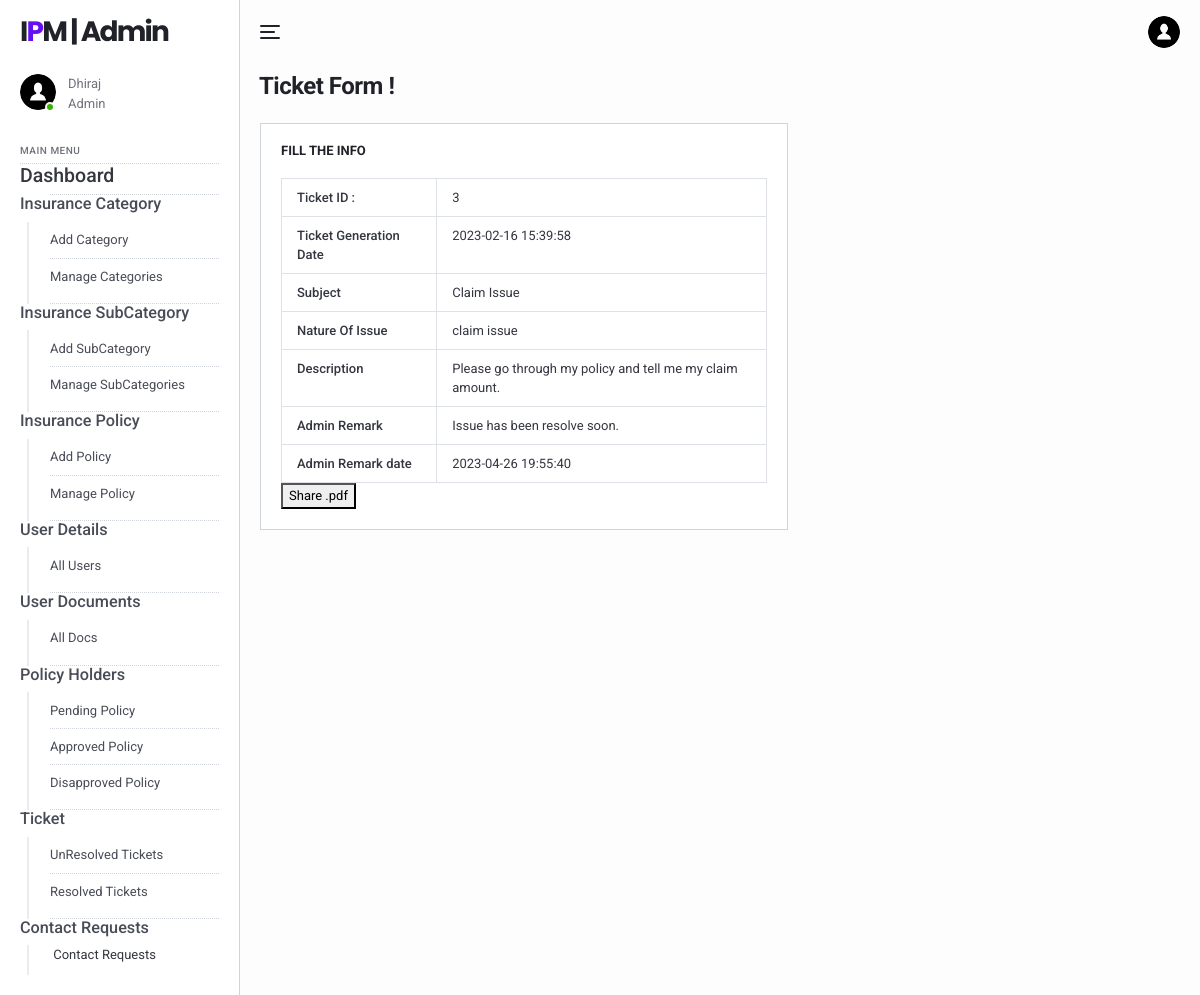
The page /ipm/admin/view-ticket.php?aticid=3 (signed in) on the database its author committed.
### tables this page shows
CREATE TABLE `tblimsadmin` (
  `ID` int(11) NOT NULL,
  `AdminName` varchar(120) DEFAULT NULL,
  `AdminUsername` varchar(45) DEFAULT NULL,
  `Password` varchar(45) DEFAULT NULL,
  `AdminRegdate` timestamp NULL DEFAULT current_timestamp()
);

CREATE TABLE `tblticket` (
  `ID` int(11) NOT NULL,
  `UserId` varchar(25) DEFAULT NULL,
  `Subject` varchar(45) DEFAULT NULL,
  `NatureofIssue` varchar(120) DEFAULT NULL,
  `Description` varchar(120) DEFAULT NULL,
  `AdminRemark` varchar(120) DEFAULT NULL,
  `TicketGenerationDate` timestamp NULL DEFAULT current_timestamp(),
  `AdminRemarkdate` timestamp NULL DEFAULT NULL ON UPDATE current_timestamp()
);

### ipm/admin/view-ticket.php (the view, shortened to what this page needs)
<?php
include('includes/dbconnection.php');
    if (strlen($_SESSION['aid']==0)) {
  header('location:logout.php');
  } else{
  ?>
<!DOCTYPE html>
<html lang="en">
  <head>
    <link href="../lib/fontawesome-free/css/all.min.css" rel="stylesheet">
    <link href="../lib/ionicons/css/ionicons.min.css" rel="stylesheet">
    <link href="../lib/typicons.font/typicons.css" rel="stylesheet">
    <link href="../lib/morris.js/morris.css" rel="stylesheet">
    <link href="../lib/flag-icon-css/css/flag-icon.min.css" rel="stylesheet">
    <link href="../lib/jqvmap/jqvmap.min.css" rel="stylesheet">
    <link rel="stylesheet" href="../css/azia.css">
  </head>
  <body class="az-body az-body-sidebar">
<?php include_once('includes/sidebar.php');?>
    <div class="az-content az-content-dashboard-two">
<?php include_once('includes/header.php');?>
      <div class="az-content-header d-block d-md-flex">
        <div>
          <h2 class="az-content-title mg-b-5 mg-b-lg-8">Ticket Form !</h2>
        </div>
      </div>
      <div class="az-content-body">
        <div class="row row-sm mg-b-20 mg-lg-b-0">
          <div class="col-md-12 col-xl-7">
            <div class="card card-table-two">
              <h6 class="card-title"> Fill the Info</h6>
            <form method="post">
         <?php
$cid=$_GET['aticid'];
$ret=mysqli_query($con,"select * from tblticket where ID='$cid'");
while ($row=mysqli_fetch_array($ret)) {
?>
<table border="1" class="table table-bordered mg-b-0">
  <tr>
    <th>Ticket ID :</th>
    <td><?php  echo $row['ID'];?></td>
  </tr>
   <tr>
    <th>Ticket Generation Date</th>
    <td><?php  echo $row['TicketGenerationDate'];?></td>
  </tr>
<tr>
    <th>Subject</th>
    <td><?php  echo $row['Subject'];?></td>
  </tr>
<tr>
    <th>Nature Of Issue</th>
    <td><?php  echo $row['NatureofIssue'];?></td>
  </tr>
  <tr>
    <th>Description</th>
    <td><?php  echo $row['Description'];?></td>
  </tr>
<?php if($row['AdminRemark']==""){ ?>
<form method="post">
<tr>
    <th>Admin Remark :</th>
    <td>
    <textarea name="description" placeholder="Desribe  your Issue" rows="12" cols="14" class="form-control wd-450" required="true"></textarea></td>
  </tr>
  <tr align="center">
    <td colspan="2"><button type="submit" name="submit" class="btn btn-az-primary pd-x-20">Update</button></td>
  </tr>
  </form>
<?php } else { ?>
<tr>
    <th>Admin Remark</th>
    <td><?php echo $row['AdminRemark']; ?></td>
  </tr>
<tr>
<th>Admin Remark date</th>
<td>
<?php echo $row['AdminRemarkdate']; ?>
  </td>
  </tr>
  <?php } ?>
</table>
<button onclick="window.print()">Share .pdf</button>
<?php } ?>
</body>
</html>
<?php } ?>

### ipm/admin/includes/sidebar.php (shortened to what this page needs)
<div class="az-sidebar">
    <div class="az-sidebar-header">
      <a href="#" class="az-logo">I<span>P</span>M | Admin</a>
    </div>
    <div class="az-sidebar-loggedin">
      <div class="az-img-user online"><img src="../img/user.png" alt=""></div>
      <div class="media-body">
                    <?php
                    $adminid=$_SESSION['aid'];
                    $ret=mysqli_query($con,"select AdminName from tblimsadmin where ID='$adminid'");
                    $row=mysqli_fetch_array($ret);
                    $name=$row['AdminName'];
                    ?>
                <span><?php echo $name; ?></span>
        <span>Admin</span>
      </div>
    </div>
    <div class="az-sidebar-body">
      <ul class="nav">
        <li class="nav-label">Main Menu</li>
          <li class="nav-item show">
          <a href="dashboard.php" class="text-dark"><h4>Dashboard</h4></a>
        </li>
        <li class="nav-item show">
          <h5>Insurance Category</h5>
          <nav class="nav-sub">
            <a href="add-category.php" class="nav-sub-link">Add Category</a>
            <a href="manage-categories.php" class="nav-sub-link">Manage Categories</a>
          </nav>
        </li>
        <li class="nav-item show">
          <h5>Insurance SubCategory</h5>
          <nav class="nav-sub">
            <a href="add-subcategory.php" class="nav-sub-link">Add SubCategory</a>
            <a href="manage-subcategories.php" class="nav-sub-link">Manage SubCategories</a>
          </nav>
        <li class="nav-item show">
          <h5>Insurance Policy</h5>
          <nav class="nav-sub">
            <a href="policyform.php" class="nav-sub-link">Add Policy</a>
            <a href="manage-policyform.php" class="nav-sub-link">Manage Policy</a>
          </nav>
        </li>
        <li class="nav-item show">
          <h5>User Details</h5>
          <nav class="nav-sub">
            <a href="user-detail.php" class="nav-sub-link">All Users</a>
          </nav>
        </li>
        <li class="nav-item show">
          <h5>User Documents</h5>
          <nav class="nav-sub">
            <a href="user-docs.php" class="nav-sub-link">All Docs</a>
          </nav>
        </li>
        <li class="nav-item show">
          <h5>Policy Holders</h5>
          <nav class="nav-sub">
            <a href="pending-policy.php" class="nav-sub-link">Pending Policy</a>
          <a href="approve-policy.php" class="nav-sub-link">Approved Policy</a>
          <a href="disapprove-policy.php" class="nav-sub-link">Disapproved Policy</a>
          </nav>
        </li>
        <li class="nav-item show">
          <h5>Ticket</h5>
          <nav class="nav-sub">
            <a href="unresolved-tickets.php" class="nav-sub-link">UnResolved Tickets</a>
            <a href="resolved-tickets.php" class="nav-sub-link">Resolved Tickets</a>
          </nav>
        </li>
        <li class="nav-item show">
          <h5>Contact Requests</h5>
          <nav class="nav-sub">
            <a href="contact_request.php">
              <span class="nav-link-text text-dark">Contact Requests</span>
            </a>
          </nav>
        </li>
      </ul>
    </div>
  </div>

### ipm/admin/includes/header.php (shortened to what this page needs)
<div class="az-header">
       <div class="container-fluid">
         <div class="az-header-left">
           <a href="" id="azSidebarToggle" class="az-header-menu-icon"><span></span></a>
         </div>
         <div class="az-header-right">
           <div class="dropdown az-profile-menu">
             <a href="" class="az-img-user"><img src="../img/user.png" alt=""></a>
           </div>
         </div>
       </div>
     </div>

### rows shown on the page
tblimsadmin: AdminName "Dhiraj"
tblticket: ID "3", TicketGenerationDate "2023-02-16 15:39:58", Subject "Claim Issue", NatureofIssue "claim issue", Description "Please go through my policy and tell me my claim amount.", AdminRemark "Issue has been resolve soon.", AdminRemarkdate "2023-04-26 19:55:40"
